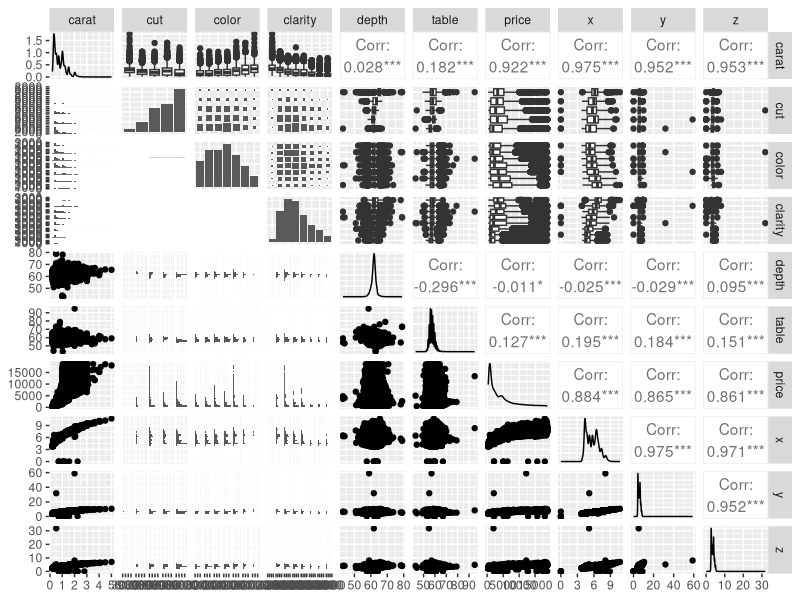
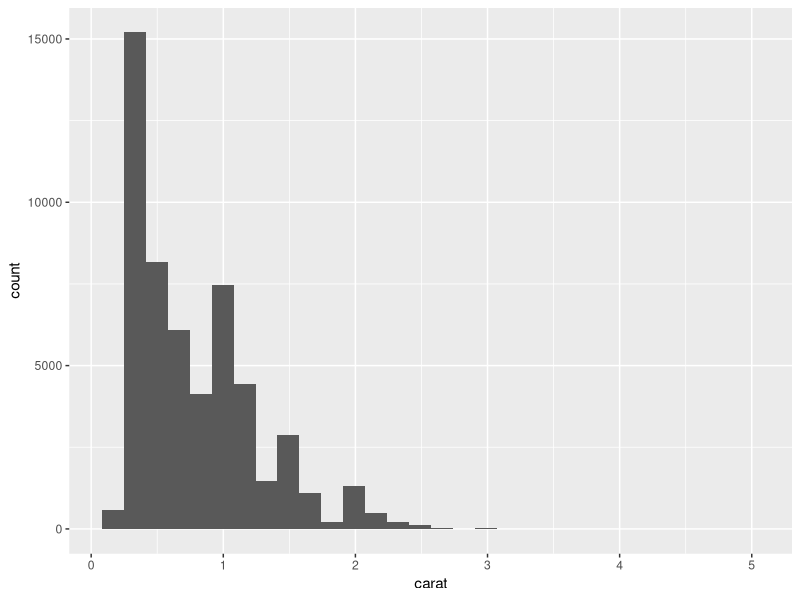

These charts were generated, in order, by the following R code:
## ---- chunk 1
#Loading Libraries
library(tidyverse)
library(skimr)
library(GGally)
## ---- chunk 2
#View Data
names(diamonds)
dim(diamonds)
summary(diamonds)
head(diamonds)
tail(diamonds)
skimr::skim(diamonds)
## ---- chunk 3
# Make a pairplot
GGally::ggpairs(diamonds)
## ---- chunk 4
# Make a histogram
ggplot(data = diamonds, aes(x = carat)) +
  geom_histogram()
